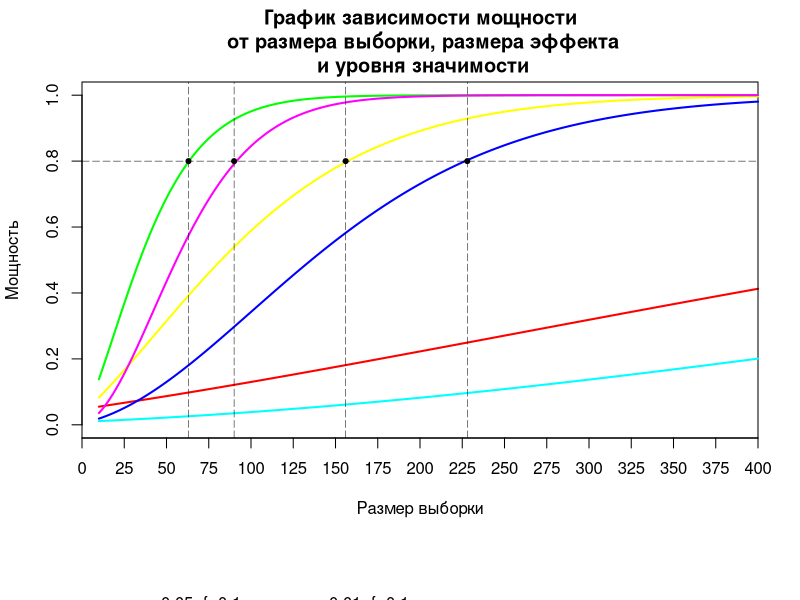
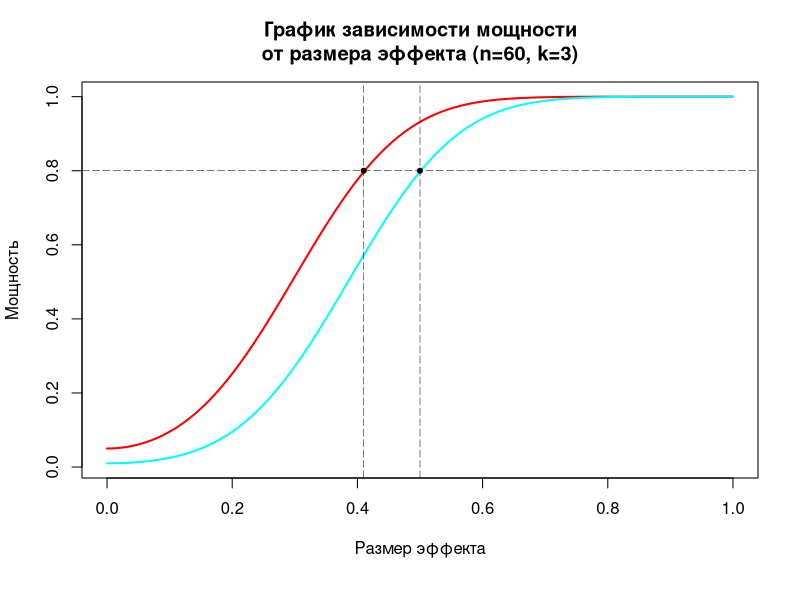
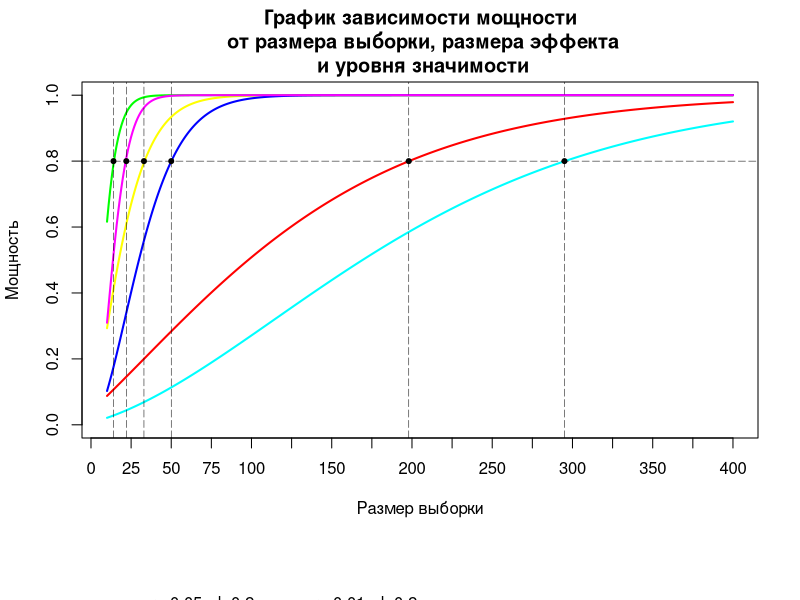

Write the R code that produced these figures, in order.
library("pwr")

size <- seq(10, 400, 1)
f <- c(0.1, 0.25, 0.4) # размеры эффекта для ANOVA
sig <- c(0.05, 0.01) # уровни значимости
groups <- 3

# Функция вычисляет мощность для заданного объёма выборки
# n - общий объём выборки
power.test.anova <- function(groups, n, f, sig = 0.05) {
  fit <- pwr.anova.test(k = groups, n = size/groups, f = f, sig.level = sig, power = NULL)
  power <- fit$power
}
# Расчёт мощности для всех f и sig и внесение значений в столбцы матрицы tab
tab.size <- NULL
for (i in sig) {
  for (j in f) {
    b <- power.test.anova(f = j, sig = i, groups = groups, n = size)
    tab.size <- cbind(tab.size, b)
    rm(b)
  }
}
colnames(tab.size) <- rep(f,2)
rownames(tab.size) <- size

# График зависимости мощности\n от размера выборки, размера эффекта\n и уровня значимости на основании tab и size
colors <- rainbow(length(f)*length(sig))
par(mar=c(8, 4, 4, 2) + 0.1, xpd = TRUE)
matplot(size, tab.size, type = "l", lwd = 2, lty = 1, col = colors, xlab = "Размер выборки", ylab = "Мощность", xlim = c(0, max(size)), ylim = c(0, 1), xaxs = "i", yaxs = "r", xaxt = "n")
axis(1, at= seq(0, 400, by = 25))
abline(h = 0.8, lty = "longdash", lwd = 0.5, xpd = FALSE)
title(main = "График зависимости мощности\n от размера выборки, размера эффекта\n и уровня значимости")
legend(0, -0.6, legend = c("p=0.05; f=0.1", "p=0.05; f=0.25", "p=0.05; f=0.4", "p=0.01; f=0.1", "p=0.01; f=0.25", "p=0.01; f=0.4"), col = colors, lwd = 1, lty = 1, bty = "n", xpd = TRUE, xjust=0, yjust=0.5, ncol = 2)
size.x <- c(63, 90, 156, 228)
for (i in size.x) points(i, 0.8, pch = 20)
for (i in size.x) abline(v = i, lty = "longdash", lwd = 0.5, xpd = FALSE)
#for (i in size.x) text(i + 20, 0.03, labels = i)
par(mar=c(5, 4, 4, 2) + 0.1, xpd = FALSE)

tab.power <- NULL
f <- seq(0, 1, length = 100)
size=60
for (i in sig) {
  b <- power.test.anova(f = f, sig = i, groups = groups, n = size)
  tab.power <- cbind(tab.power, b)
  rm(b)
}
colnames(tab.power) <- sig

# График зависимости мозности от размера эффекта и уровня значимости для выборки в 60 человек
colors <- rainbow(length(sig))
par(mar=c(6, 4, 4, 2) + 0.1, xpd = TRUE)
matplot(f, tab.power, type = "l", lwd = 2, lty = 1, col = colors, xlab = "Размер эффекта", ylab = "Мощность")
abline(h = 0.8, lty = "longdash", lwd = 0.5, xpd = FALSE)
title(main = "График зависимости мощности\nот размера эффекта (n=60, k=3)")
legend(0, -0.4, legend = c("p=0.05", "p=0.01"), col = colors, lwd = 1, lty = 1, bty = "n", xpd = TRUE, xjust=0, yjust=0.5, ncol = 2)
size.x <- c(0.41, 0.5)
for (i in size.x) points(i, 0.8, pch = 20)
for (i in size.x) abline(v = i, lty = "longdash", lwd = 0.5, xpd = FALSE)
#for (i in size.x) text(i + 0.05, 0.03, labels = i)
par(mar=c(5, 4, 4, 2) + 0.1, xpd=FALSE)

d <- c(0.2, 0.5, 0.8)
size <- seq(10, 400, 1)
power.test.paired <- function(n, d, sig = 0.05) {
  fit <- pwr.t.test(n = n, d = d, sig.level = sig, power = NULL, type = "paired")
  power <- fit$power
}
# Расчёт мощности для всех f и sig и внесение значений в столбцы матрицы tab
tab.size.p <- NULL
for (i in sig) {
  for (j in d) {
    b <- power.test.paired(d = j, sig = i, n = size)
    tab.size.p <- cbind(tab.size.p, b)
    rm(b)
  }
}
colnames(tab.size.p) <- rep(d,2)
rownames(tab.size.p) <- size

# График зависимости мощности от размеры выборки, размеры эффекта и уровня значимости для зависимых выборок
colors <- rainbow(length(d)*length(sig))
par(mar=c(8, 4, 4, 2) + 0.1, xpd = TRUE)
matplot(size, tab.size.p, type = "l", lwd = 2, lty = 1, col = colors, xlab = "Размер выборки", ylab = "Мощность", xlim = c(10, max(size)), ylim = c(0, 1),  xaxs = "r", yaxs = "r", xaxt = "n")
axis(1, at= seq(0, 400, by = 25))
abline(h = 0.8, lty = "longdash", lwd = 0.5, xpd = FALSE)
title(main = "График зависимости мощности\n от размера выборки, размера эффекта\n и уровня значимости")
legend(0, -0.6, legend = c("p=0.05; d=0.2", "p=0.05; d=0.5", "p=0.05; d=0.8", "p=0.01; d=0.2", "p=0.01; d=0.5", "p=0.01; d=0.8"), col = colors, lwd = 1, lty = 1, bty = "n", xpd = TRUE, xjust=0, yjust=0.5, ncol = 2)
size.x <- c(14, 22, 33, 50, 198, 295)
for (i in size.x) points(i, 0.8, pch = 20)
for (i in size.x) abline(v = i, lty = "longdash", lwd = 0.5, xpd = FALSE)
#for (i in size.x) text(i + 20, 0.03, labels = i)
par(mar=c(5, 4, 4, 2) + 0.1, xpd = FALSE)
